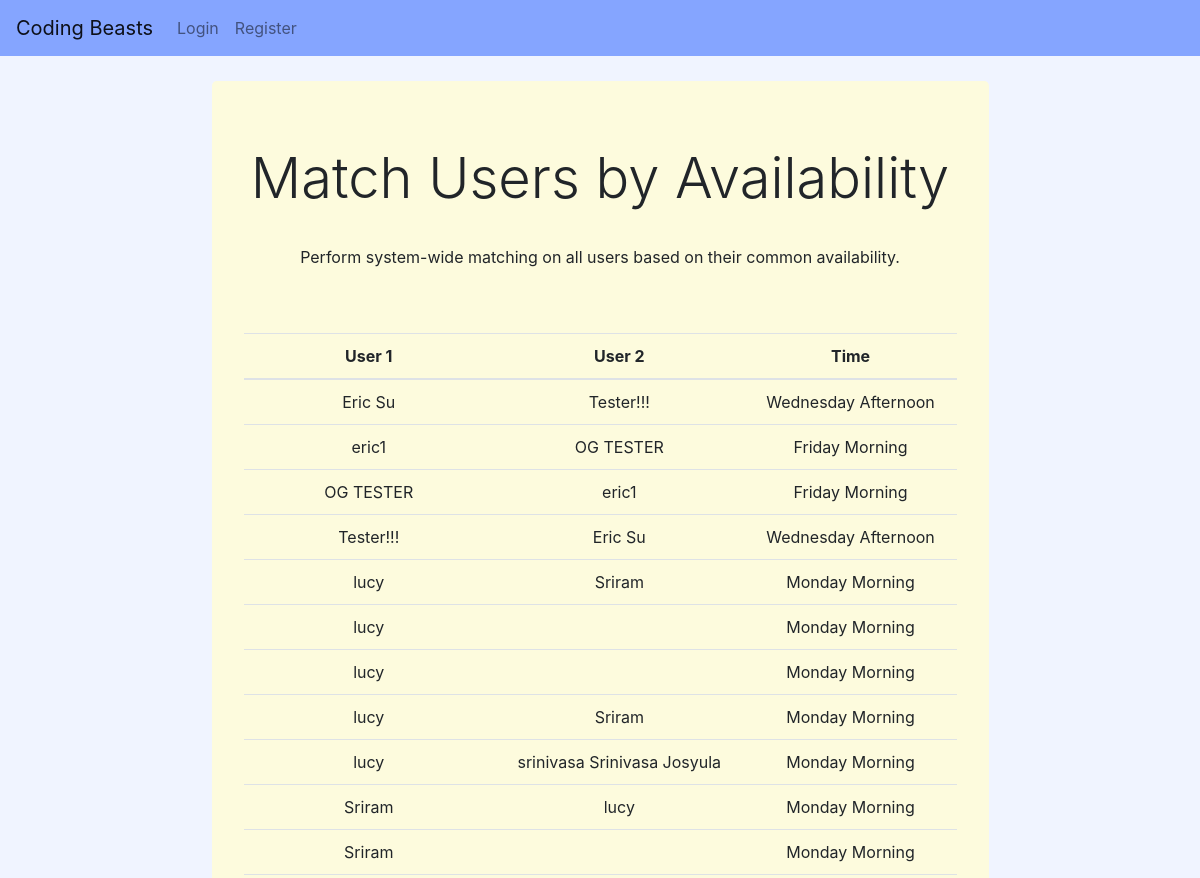
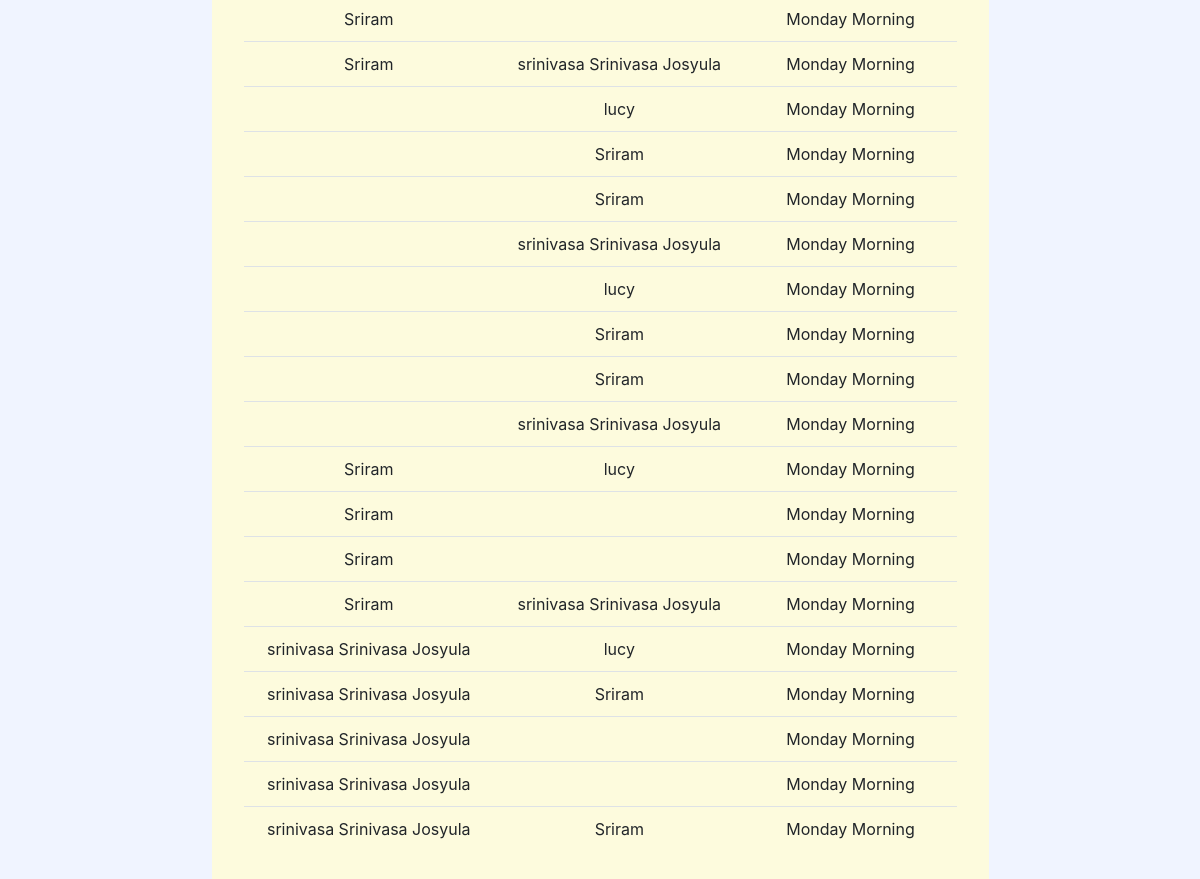
/matches/time/, run on an earlier commit of the app's database (2 pictures, top to bottom).
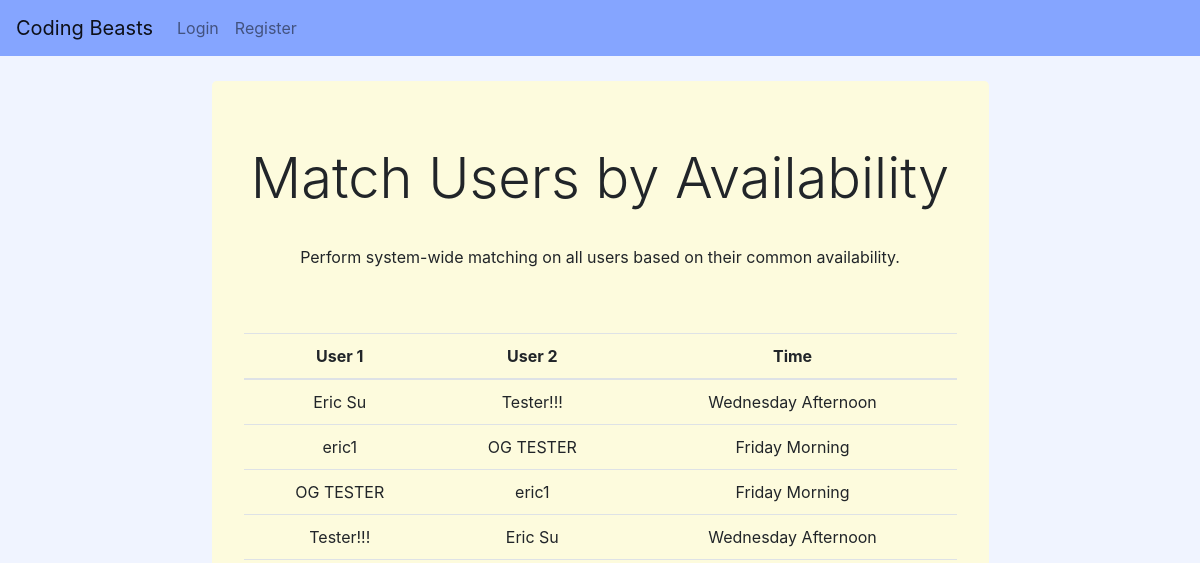
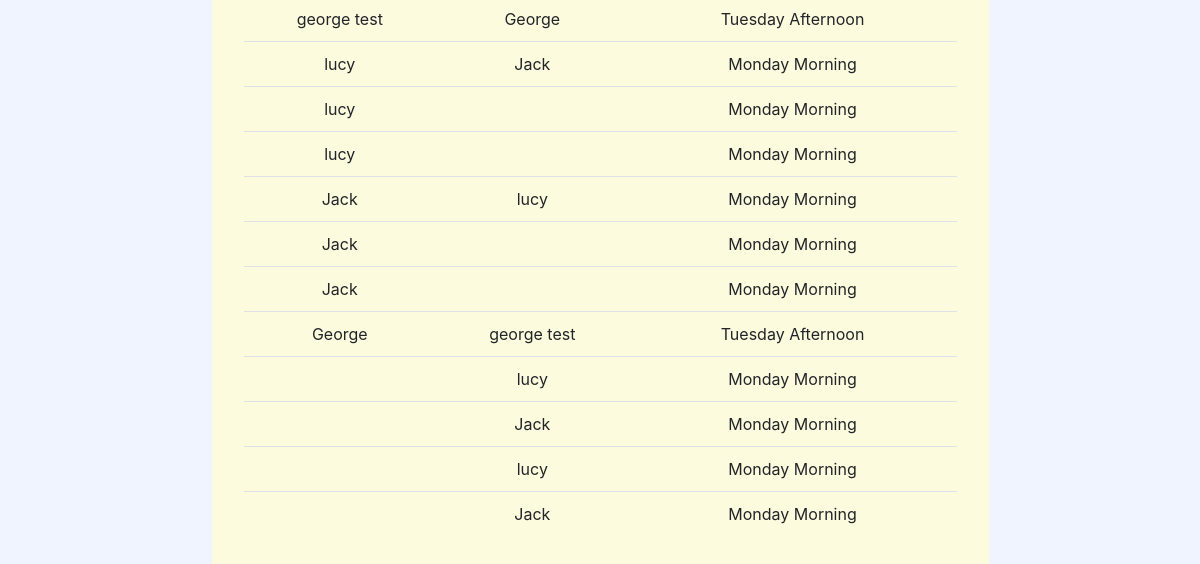
And on a later commit of the database (2 pictures, top to bottom).
### sbuddy/models.py (models this page shows, shortened)
class Profile(models.Model):
    STRENGTH_CHOICES = (
        ('--------', '--------'),
        ('Mathematics','Mathematics'),
        ('Chemistry','Chemistry'),
        ('Physics','Physics'),
        ('Computer Science','Computer Science'),
        ('Economics','Economics'),
        ('Engineering', 'Engineering'),
        ('Statistics', 'Statistics'),
        ('Psychology', 'Psychology'),
        ('Business', 'Business'),
        )
    SCHEDULE_CHOICES = [
        ("Monday Morning", "Monday Morning"),
        ("Monday Afternoon", "Monday Afternoon"),
        ("Tuesday Morning", "Tuesday Morning"),
        ("Tuesday Afternoon", "Tuesday Afternoon"),
        ("Wednesday Morning", "Wednesday Morning"),
        ("Wednesday Afternoon", "Wednesday Afternoon"),
        ("Thursday Morning", "Thursday Morning"),
        ("Thursday Afternoon", "Thursday Afternoon"),
        ("Friday Morning", "Friday Morning"),
        ("Friday Afternoon", "Friday Afternoon"),
    ]
    user = models.OneToOneField(User, on_delete=models.CASCADE)
    name = models.CharField(max_length=100, blank=False, default='')
    phone = models.CharField(max_length=12, blank=False, default='')
    meetingURL = models.CharField(max_length=100, blank=False, default='')
    strengths = models.CharField(
        max_length=255,
        choices=STRENGTH_CHOICES,
        default='')
    weaknesses = models.CharField(
        max_length=255,
        choices=STRENGTH_CHOICES,
        default='')
    availability = models.CharField(
        max_length=50,
        choices=SCHEDULE_CHOICES,
        default='Monday Morning',
    )
    def __init__(self, *args, **kwargs):
        super(Profile, self).__init__(*args, **kwargs)
        self.__original_phone = self.phone

### sbuddy/views.py (the view)
# urls.py: path('matches/time/', views.match_users_by_availability, name='match_time'),
def match_users_by_availability(request):
    users = Profile.objects.all()
    matches = []
    for user_a in users:
        for user_b in users:
            if user_b.name != user_a.name:
                if user_a.availability == user_b.availability:
                    match = (user_a, user_b)
                    matches.append(match)
    return render(request, 'sbuddy/matches_time.html', {'matches': matches})

### sbuddy/templates/sbuddy/matches_time.html (shortened to what this page needs)
{% extends 'sbuddy/base.html' %}
{% load bootstrap4 %}
{% block content %}
<div style="height:25px"></div>
<body>
    <div class="form jumbotron mid" style="background-color:#FDFBDD;">
        <h1 class="text-center display-4" style="padding-bottom:25px"> Match Users by Availability</h1>
        <p>Perform system-wide matching on all users based on their common availability.</p>
        <br>
        <br>
        <table class="table">
            <thead>
                <tr>
                <th class="text-center">User 1</th>
                <th class="text-center">User 2</th>
                <th class="text-center">Time</th>
                </tr>
            </thead>
            <tbody>
                {% for match in matches %}
                <tr>
                    <td class="text-center">{{ match.0.name }}</td>
                    <td class="text-center">{{ match.1.name }}</td>
                    <td class="text-center">{{ match.1.availability }}</td>
                </tr>
                {% endfor %}
            </tbody>
        </table>
    </div>
</body>
</head>
{% endblock %}

What changed in the data, as far as the page shows it:
removed Profile: name "Sriram", name "lucy", availability "Monday Morning", name "srinivasa Srinivasa Josyula"
no longer on one of the page's lists (row unchanged): Profile: name "lucy", name "Sriram", availability "Monday Morning", name "srinivasa Srinivasa Josyula"
removed Profile: name "lucy", availability "Monday Morning", name "Sriram", name "srinivasa Srinivasa Josyula"
removed Profile: name "lucy", availability "Monday Morning", name "Sriram", name "srinivasa Srinivasa Josyula"
removed Profile: name "Sriram", name "lucy", availability "Monday Morning", name "srinivasa Srinivasa Josyula"
removed Profile: name "srinivasa Srinivasa Josyula", name "lucy", availability "Monday Morning", name "Sriram"
now on this page (row unchanged): Profile: name "george test", name "George", availability "Tuesday Afternoon"
computed for Profile (number 6 of 10 on the later page): name "Sriram" → "Jack"
added Profile: name "Jack", name "lucy", availability "Monday Morning"
added Profile: name "George", name "george test", availability "Tuesday Afternoon"
added Profile: name "lucy", availability "Monday Morning", name "Jack"
added Profile: name "lucy", availability "Monday Morning", name "Jack"
